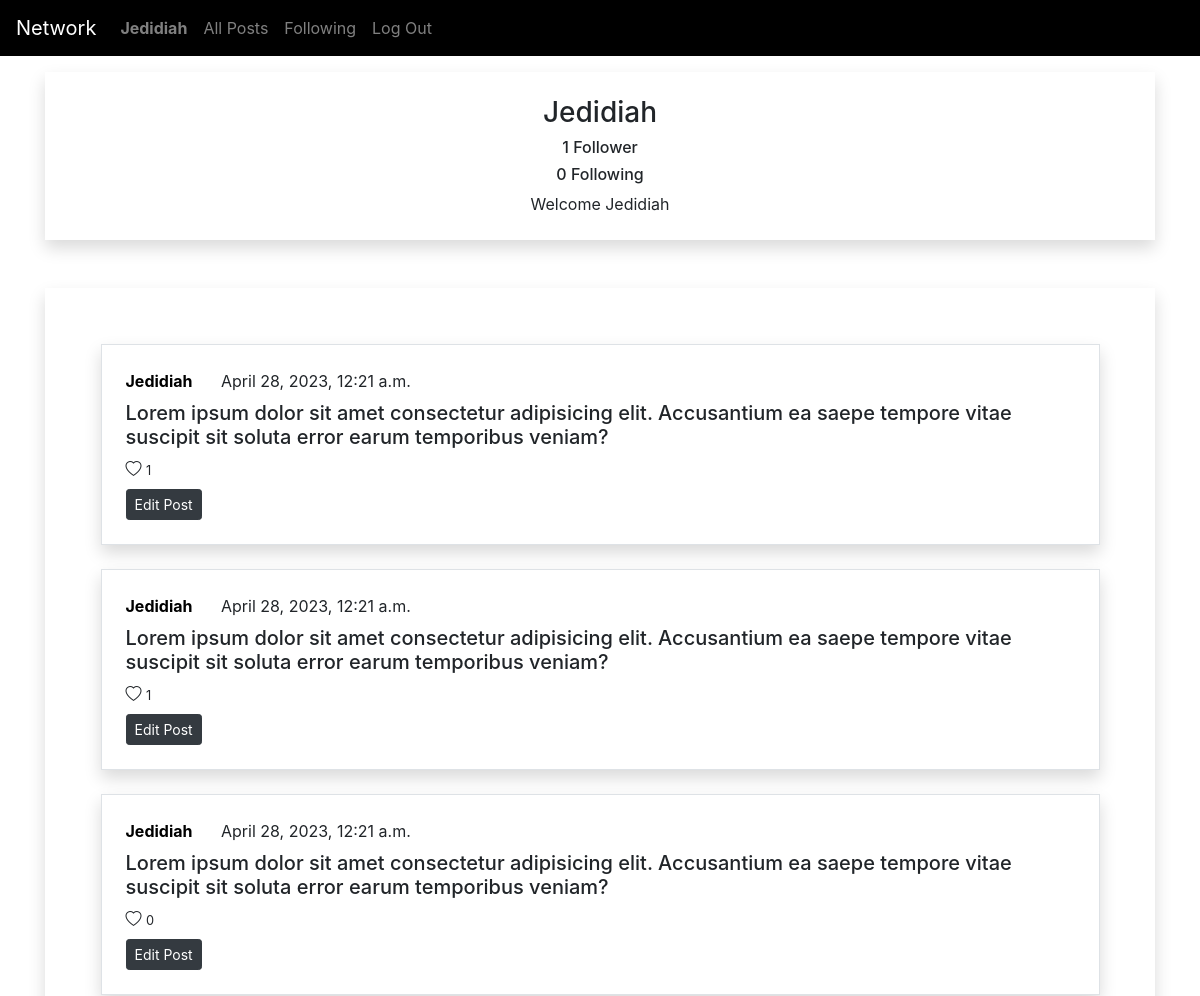
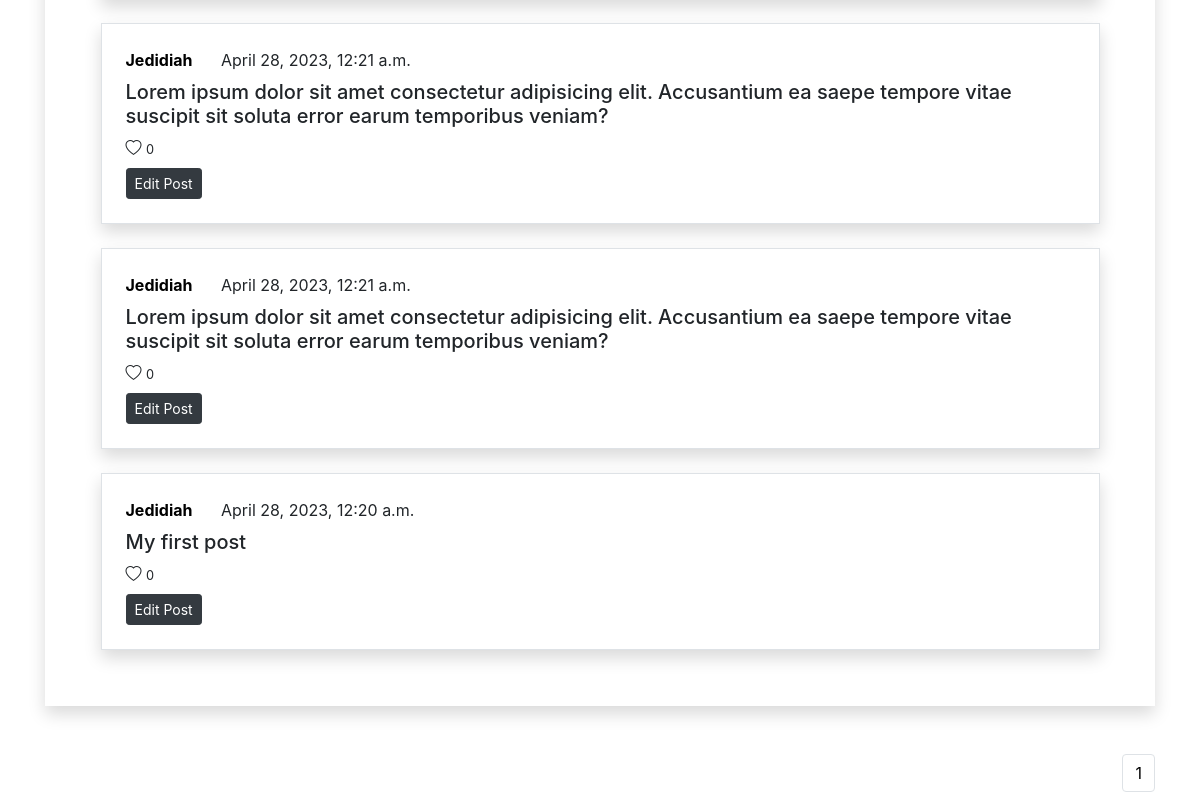
The app's page /Profile/Jedidiah (signed in) with its own data (2 pictures, top to bottom).
### network/models.py (models this page shows, shortened)
class User(AbstractUser):
    pass

class USERPROFILE(models.Model):
    USERNAME = models.ForeignKey('User',on_delete=models.CASCADE, related_name="userprofile")
    FOLLOWERS = models.ManyToManyField("User", related_name="No_followers",blank=True)
    FOLLOWING = models.ManyToManyField("User", related_name="No_following",blank=True)

class POST(models.Model):
    USERNAME = models.ForeignKey('User',on_delete=models.CASCADE, related_name="userpost")
    POST = models.CharField(max_length = 10000)
    TIMESTAMP = models.DateTimeField(auto_now_add=True)
    LIKES = models.ManyToManyField("User", related_name="No_likes",blank=True)

### network/views.py (the view)
# urls.py: path("Profile/<str:user>", views.profile, name="profile"),
def profile(request,user):
    userr = User.objects.get(username = user)
    userr2 = User.objects.get(username = request.user)
    userprofile = USERPROFILE.objects.get(USERNAME=userr)
    loggeduserprofile = USERPROFILE.objects.get(USERNAME=request.user)
    loggeduser = User.objects.get(username=request.user)
    userr = User.objects.get(username = user)
    if 'follow' in request.POST:
        userprofile.FOLLOWERS.add(loggeduser)
        loggeduserprofile.FOLLOWING.add(userr)
    if 'unfollow' in request.POST:
        userprofile.FOLLOWERS.remove(loggeduser)
        loggeduserprofile.FOLLOWING.remove(userr)
    profilefollowers = userprofile.FOLLOWERS.all()
    posts = POST.objects.filter(USERNAME = userr).order_by('-id')
    paginator = Paginator(posts,10)
    page_number = request.GET.get('page')
    page_obj = paginator.get_page(page_number)
    return render(request,'network/Profile.html',{'page_obj':page_obj,'userprofile':userprofile ,'profilefollowers':profilefollowers,'userr':userr,'userr2':userr2,'logged':loggeduser})

### network/templates/network/Profile.html (shortened to what this page needs)
{% extends "network/layout.html" %}
{% block body %}
    <div style="text-align: center" class=" py-4 shadow shadow-md my-3">
        <h3>{{userprofile.USERNAME}}</h3>
        <h6>{{userprofile.FOLLOWERS.count}} Follower </h6>
        <h6>{{userprofile.FOLLOWING.count}} Following</h6>
        {% if userr2 != userr %}
            <form class="followunfollow" method="POST" action="/Profile/{{userprofile.USERNAME}}">
                {% csrf_token %}
                {% if request.user in profilefollowers %}
                    <input name="unfollow" class="btn btn-dark btn-sm" type="submit" value="Unfollow">
                {% else %}
                    <input name="follow" class="btn btn-dark btn-sm" type="submit" value="Follow">
                {% endif %}
            </form>
        {% else %}
            Welcome {{userr}}
        {% endif %}
    </div>
    <div class="postbody  my-5 shadow shadow-md">
            <div class=" my-3" >
                    {% for post in page_obj %}
                        <div class="postss p-4 my-4 border shadow shadow-md">
                            {% if request.user.is_authenticated %}
                                <a href="/Profile/{{post.USERNAME}}">{{post.USERNAME}}</a> <span class=" spantimestamp ms-4"> {{post.TIMESTAMP}}</span>
                            {% else %}
                                {{post.USERNAME}} <span class="ms-4"> {{post.TIMESTAMP}}</span>
                            {% endif %}
                            <div id="post-{{post.id}}" class="my-2 mt-0">
                                    <h5 id="inpost-{{post.id}}">{{post.POST}}</h5>
                            </div>
                            <div  id="like-{{post.id}}" data-id="{{post.id}}" class="ffa bi {% if request.user in post.LIKES.all %}bi-heart-fill {% else %}bi-heart {% endif %}">
                                    <small id="count-{{post.id}}">{{post.LIKES.count}}</small>
                            </div>
                            <div class="mt-2">
                                {% if request.user == post.USERNAME %}
                                    <button data-id="{{post.id}}" id="btn-{{post.id}}" class=" edit btn btn-dark btn-sm">Edit Post</button>
                                {% endif %}
                            </div>
                        </div>
                    {% empty %}
                        <p>No post</p>
                    {% endfor %}
            </div>
    </div>
    <div style="display: flex;justify-content: flex-end">
        <nav aria-label="...">
            <ul class="pagination">
                <li  class="page-item"><a   class="page-link" href="?page=1">1</a></li>
            </ul>
        </nav>
    </div>
{% endblock %}

### network/templates/network/layout.html (shortened to what this page needs)
{% load static %}
<!DOCTYPE html>
<html lang="en">
    <head>
        <link rel="stylesheet" href="https://stackpath.bootstrapcdn.com/bootstrap/4.4.1/css/bootstrap.min.css">
        <link rel="stylesheet" href="https://cdn.jsdelivr.net/npm/bootstrap-icons@1.8.1/font/bootstrap-icons.css">
        <link href="{% static 'network/styles.css' %}" rel="stylesheet">
    </head>
    <body>
        <div class="top">
                <nav class=" navbarr navbar navbar-expand-lg navbar-dark">
                        <a class="navbar-brand" href="#">Network</a>
                        <div>
                          <ul class="navbar-nav mr-auto">
                            {% if user.is_authenticated %}
                                <li class="nav-item">
                                    <a class="nav-link" href="/Profile/{{ user.username }}"><strong>{{ user.username }}</strong></a>
                                </li>
                            {% endif %}
                            <li class="nav-item">
                              <a class="nav-link" href="{% url 'index' %}">All Posts</a>
                            </li>
                            {% if user.is_authenticated %}
                                <li class="nav-item">
                                    <a class="nav-link" href="{% url 'following' %}">Following</a>
                                </li>
                                <li class="nav-item">
                                    <a class="nav-link" href="{% url 'logout' %}">Log Out</a>
                                </li>
                            {% endif %}
                          </ul>
                        </div>
                      </nav>
        </div>
        <div class="body container">
            {% block body %}
            {% endblock %}
        </div>
    </body>
</html>

### network/static/network/styles.css (style rules this page uses)
.navbarr { color: rgb(107, 41, 41); background: black }
.postss { width: 90%; margin: 0 auto }
.postss a { color: black; text-decoration: none; font-weight: bolder }
.spantimestamp { padding-left: 1.5em }
.postbody { padding: 2em 0 }
.ffa { width: 5% }
.page-link { color: black }

### records on screen
User: username "Jedidiah"
USERPROFILE: USERNAME "Jedidiah", FOLLOWERS.count "1", FOLLOWING.count "0"
POST: USERNAME "Jedidiah", TIMESTAMP "April 28, 2023, 12:21 a.m.", POST "Lorem ipsum dolor sit amet consectetur adipisicing elit. Accusantium ea saepe tempore vitae suscipit sit soluta error earum temporibus veniam?", LIKES.count "1"
POST: USERNAME "Jedidiah", TIMESTAMP "April 28, 2023, 12:21 a.m.", POST "Lorem ipsum dolor sit amet consectetur adipisicing elit. Accusantium ea saepe tempore vitae suscipit sit soluta error earum temporibus veniam?", LIKES.count "1"
POST: USERNAME "Jedidiah", TIMESTAMP "April 28, 2023, 12:21 a.m.", POST "Lorem ipsum dolor sit amet consectetur adipisicing elit. Accusantium ea saepe tempore vitae suscipit sit soluta error earum temporibus veniam?", LIKES.count "0"
POST: USERNAME "Jedidiah", TIMESTAMP "April 28, 2023, 12:21 a.m.", POST "Lorem ipsum dolor sit amet consectetur adipisicing elit. Accusantium ea saepe tempore vitae suscipit sit soluta error earum temporibus veniam?", LIKES.count "0"
POST: USERNAME "Jedidiah", TIMESTAMP "April 28, 2023, 12:21 a.m.", POST "Lorem ipsum dolor sit amet consectetur adipisicing elit. Accusantium ea saepe tempore vitae suscipit sit soluta error earum temporibus veniam?", LIKES.count "0"
POST: USERNAME "Jedidiah", TIMESTAMP "April 28, 2023, 12:20 a.m.", POST "My first post", LIKES.count "0"
